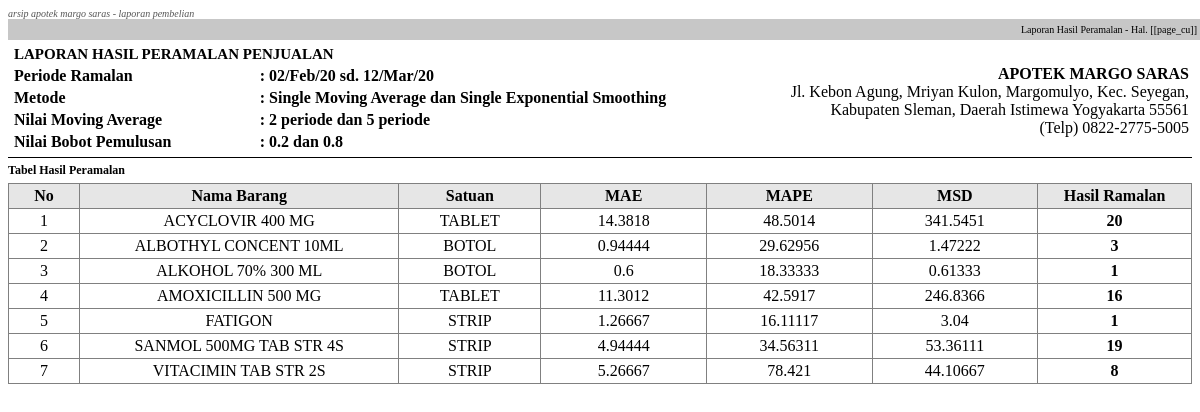
The page /laporan/isi/laporan_peramalan_multi.php?no_rml=PRM/20200201/003 on the database its author committed.
### tables this page shows
CREATE TABLE IF NOT EXISTS `tbl_peramalan` (
  `no_rml` varchar(16) NOT NULL,
  `tgl_rml` date NOT NULL,
  `periode_rml` varchar(30) NOT NULL,
  `jml_obat` int(11) NOT NULL,
  `nilai_ma1` int(11) NOT NULL,
  `nilai_ma2` int(11) NOT NULL,
  `nilai_alpha1` double NOT NULL,
  `nilai_alpha2` double NOT NULL,
  PRIMARY KEY (`no_rml`)
);

CREATE TABLE IF NOT EXISTS `tbl_barangramal` (
  `no_barangramal` varchar(16) NOT NULL,
  `no_rml` varchar(16) NOT NULL,
  `kd_barang` varchar(18) NOT NULL,
  `nm_barang` varchar(80) NOT NULL,
  `sat_barang` varchar(11) NOT NULL,
  `mtd_terbaik` enum('SMA','SES') NOT NULL,
  `hasil_rml` double NOT NULL,
  PRIMARY KEY (`no_barangramal`),
  KEY `tbl_barangramal_no_ramal` (`no_rml`),
  KEY `tbl_barangramal_kd_barang` (`kd_barang`)
);

CREATE TABLE IF NOT EXISTS `tbl_metode_ses` (
  `no_mtd_ses` varchar(16) NOT NULL,
  `no_barangramal` varchar(16) NOT NULL,
  `mae_ses1` double NOT NULL,
  `mae_ses2` double NOT NULL,
  `mape_ses1` double NOT NULL,
  `mape_ses2` double NOT NULL,
  `msd_ses1` double NOT NULL,
  `msd_ses2` double NOT NULL,
  `hasil_ses1` double NOT NULL,
  `hasil_ses2` double NOT NULL,
  `stat_ses1` enum('baik','kurang') DEFAULT NULL,
  `stat_ses2` enum('baik','kurang') NOT NULL,
  PRIMARY KEY (`no_mtd_ses`),
  KEY `mtd_ses_no_barangramal` (`no_barangramal`)
);

CREATE TABLE IF NOT EXISTS `tbl_metode_sma` (
  `no_mtd_sma` varchar(16) NOT NULL,
  `no_barangramal` varchar(16) NOT NULL,
  `mae_sma1` double NOT NULL,
  `mae_sma2` double NOT NULL,
  `mape_sma1` double NOT NULL,
  `mape_sma2` double NOT NULL,
  `msd_sma1` double NOT NULL,
  `msd_sma2` double NOT NULL,
  `hasil_sma1` double NOT NULL,
  `hasil_sma2` double NOT NULL,
  `stat_sma1` enum('baik','kurang') NOT NULL,
  `stat_sma2` enum('baik','kurang') NOT NULL,
  PRIMARY KEY (`no_mtd_sma`),
  KEY `mtd_sma_no_barangramal` (`no_barangramal`)
);

### laporan/isi/laporan_peramalan_multi.php (the view, shortened to what this page needs)
<?php
	include '../koneksi.php';
	$no_rml = @$_GET['no_rml'];
	$query_prm = "SELECT * FROM tbl_peramalan WHERE no_rml='$no_rml'";
	$sql_prm = mysqli_query($conn, $query_prm) or die ($conn->error);
	$data_prm = mysqli_fetch_array($sql_prm);
 ?>
<link type="text/css" href="./isi/style_css/laporan_peramalan_multi.css" rel="stylesheet">
<page backtop="8mm" backbottom="8mm" backleft="0mm" backright="3mm" style="font-size: 12px;">
	<page_header class="page_header" style="text-align: right; font-size: 10px; color: #575757; font-style: italic;">
		arsip apotek margo saras - laporan pembelian
	</page_header>
	<page_footer>
		<div class="page_footer" style="width: 100%; text-align: right; vertical-align: middle; padding: 5px; background-color: #c7c7c7; font-size: 10px;">
			Laporan Hasil Peramalan - Hal. [[page_cu]]
		</div>
	</page_footer>
	<div class="page-content page-laporan-penjualan-detail">
		<div class="kotak-judul">
			<table class="tabel-judul">
				<tr>
					<td class="kolom-keterangan">
						<table class="tabel-keterangan-laporan">
							<tr>
								<td colspan="3" class="nama-laporan">LAPORAN HASIL PERAMALAN PENJUALAN</td>
							</tr>
							<tr>
								<td class="keterangan">Periode Ramalan</td>
								<td>:</td>
								<td class="isi-keterangan"><?php echo $data_prm['periode_rml']; ?></td>
							</tr>
							<tr>
								<td class="keterangan">Metode</td>
								<td>:</td>
								<td class="isi-keterangan">Single Moving Average dan Single Exponential Smoothing</td>
							</tr>
							<tr>
								<td class="keterangan">Nilai Moving Average</td>
								<td>:</td>
								<td class="isi-keterangan"><?php echo $data_prm['nilai_ma1']; ?> periode dan <?php echo $data_prm['nilai_ma2']; ?> periode</td>
							</tr>
							<tr>
								<td class="keterangan">Nilai Bobot Pemulusan</td>
								<td>:</td>
								<td class="isi-keterangan"><?php echo $data_prm['nilai_alpha1']; ?> dan <?php echo $data_prm['nilai_alpha2']; ?></td>
							</tr>
						</table>
					</td>
					<td class="kolom-nama-apotek">
						<span class="nama-apotek">APOTEK MARGO SARAS</span><br>
						Jl. Kebon Agung, Mriyan Kulon, Margomulyo, Kec. Seyegan, Kabupaten Sleman, Daerah Istimewa Yogyakarta 55561 <br>
						(Telp) 0822-2775-5005
					</td>
				</tr>
			</table>
		</div>
	</div>
	<div class="kotak-tabel-periode" style="margin-top: 5px 0; border-bottom: 1px solid;"></div>
	<div class="kotak-tabel-periode" style="width: 100%; max-width: 100%; margin: 5px 0;">
		<div class="judul-tabel" style="font-weight: bold; padding-bottom: 5px;">
			Tabel Hasil Peramalan
		</div>
		<table class="tabel-hasil" border="1" style="border-collapse: collapse;">
			<tr>
				<th class="nomor">No</th>
				<th class="nama">Nama Barang</th>
				<th class="satuan">Satuan</th>
				<th class="mae">MAE</th>
				<th class="mape">MAPE</th>
				<th class="msd">MSD</th>
				<th class="hasil">Hasil Ramalan</th>
			</tr>
		<?php
			$no=1;
			$query_obrml = "SELECT * FROM tbl_barangramal INNER JOIN tbl_peramalan ON tbl_barangramal.no_rml=tbl_peramalan.no_rml WHERE tbl_peramalan.no_rml='$no_rml'";
			$sql_obrml = mysqli_query($conn, $query_obrml) or die ($conn->error);
			while($data_obrml = mysqli_fetch_array($sql_obrml)) {
				$no_barangramal = $data_obrml['no_barangramal'];
				$mtd_terbaik = $data_obrml['mtd_terbaik'];
				if($mtd_terbaik=="SMA") {
					$query_mtd = "SELECT * FROM tbl_metode_sma WHERE no_barangramal='$no_barangramal'";
					$sql_mtd = mysqli_query($conn, $query_mtd) or die ($conn->error);
					$data_mtd = mysqli_fetch_array($sql_mtd);
					if($data_mtd['stat_sma1']=="baik") {
						$hasil_mae = $data_mtd['mae_sma1'];
						$hasil_mape = $data_mtd['mape_sma1'];
						$hasil_msd = $data_mtd['msd_sma1'];
					} else if($data_mtd['stat_sma2']=="baik") {
						$hasil_mae = $data_mtd['mae_sma2'];
						$hasil_mape = $data_mtd['mape_sma2'];
						$hasil_msd = $data_mtd['msd_sma2'];
					}
				} else if($mtd_terbaik=="SES") {
					$query_mtd = "SELECT * FROM tbl_metode_ses WHERE no_barangramal='$no_barangramal'";
					$sql_mtd = mysqli_query($conn, $query_mtd) or die ($conn->error);
					$data_mtd = mysqli_fetch_array($sql_mtd);
					if($data_mtd['stat_ses1']=="baik") {
						$hasil_mae = $data_mtd['mae_ses1'];
						$hasil_mape = $data_mtd['mape_ses1'];
						$hasil_msd = $data_mtd['msd_ses1'];
					} else if($data_mtd['stat_ses2']=="baik") {
						$hasil_mae = $data_mtd['mae_ses2'];
						$hasil_mape = $data_mtd['mape_ses2'];
						$hasil_msd = $data_mtd['msd_ses2'];
					}
				}
		 ?>
		 		<tr>
					<td class="nomor"><?php echo $no++; ?></td>
					<td align="left" class="nama"><?php echo $data_obrml['nm_barang']; ?></td>
					<td class="satuan"><?php echo $data_obrml['sat_barang']; ?></td>
					<td class="mae"><?php echo round($hasil_mae, 5); ?></td>
					<td class="mape"><?php echo round($hasil_mape, 5); ?></td>
					<td class="msd"><?php echo round($hasil_msd, 5); ?></td>
					<td class="hasil"><?php echo round($data_obrml['hasil_rml']); ?></td>
				</tr>
		 <?php } ?>
		</table>
	</div>
</page>

### laporan/isi/style_css/laporan_peramalan_multi.css (style rules this page uses)
.tabel-judul { width: 100%; }
.tabel-judul .kolom-keterangan { width: 60%; }
.tabel-judul .kolom-nama-apotek { text-align: right; padding-top: 5px; width: 40%; }
.kolom-nama-apotek .nama-apotek { font-weight: bold; }
.tabel-keterangan-laporan { width: 100%; }
.tabel-keterangan-laporan { width: 100%; font-weight: bold; }
.tabel-keterangan-laporan .nama-laporan { font-size: 15px; }
.tabel-keterangan-laporan .keterangan { width: 35%; }
.tabel-keterangan-laporan .isi-keterangan { width: 64%; }
.tabel-hasil { width: 100%; }
.tabel-hasil th { background-color: #e6e6e6; }
.tabel-hasil th, .tabel-hasil td { padding: 3px; text-align: center; vertical-align: middle; }
.tabel-hasil .nomor { width: 6%; }
.tabel-hasil .nama { width: 27%; }
.tabel-hasil .satuan { width: 12%; }
.tabel-hasil .mae { width: 14%; }
.tabel-hasil .mape { width: 14%; }
.tabel-hasil .msd { width: 14%; }
.tabel-hasil .hasil { width: 13%; font-weight: bold; }

### rows shown on the page
tbl_peramalan: periode_rml "02/Feb/20 sd. 12/Mar/20", nilai_ma1 "2", nilai_ma2 "5", nilai_alpha1 "0.2", nilai_alpha2 "0.8"
tbl_barangramal: nm_barang "ACYCLOVIR 400 MG", sat_barang "TABLET", tbl_metode_ses.mae_ses1 "14.3818", tbl_metode_ses.mape_ses1 "48.5014", tbl_metode_ses.msd_ses1 "341.5451", hasil_rml "20"
tbl_barangramal: nm_barang "ALBOTHYL CONCENT 10ML", sat_barang "BOTOL", tbl_metode_sma.mae_sma1 "0.94444", tbl_metode_sma.mape_sma1 "29.62956", tbl_metode_sma.msd_sma1 "1.47222", hasil_rml "3"
tbl_barangramal: nm_barang "ALKOHOL 70% 300 ML", sat_barang "BOTOL", tbl_metode_sma.mae_sma2 "0.6", tbl_metode_sma.mape_sma2 "18.33333", tbl_metode_sma.msd_sma2 "0.61333", hasil_rml "1"
tbl_barangramal: nm_barang "AMOXICILLIN 500 MG", sat_barang "TABLET", tbl_metode_ses.mae_ses1 "11.3012", tbl_metode_ses.mape_ses1 "42.5917", tbl_metode_ses.msd_ses1 "246.8366", hasil_rml "16"
tbl_barangramal: nm_barang "FATIGON", sat_barang "STRIP", tbl_metode_sma.mae_sma2 "1.26667", tbl_metode_sma.mape_sma2 "16.11117", tbl_metode_sma.msd_sma2 "3.04", hasil_rml "1"
tbl_barangramal: nm_barang "SANMOL 500MG TAB STR 4S", sat_barang "STRIP", tbl_metode_sma.mae_sma1 "4.94444", tbl_metode_sma.mape_sma1 "34.56311", tbl_metode_sma.msd_sma1 "53.36111", hasil_rml "19"
tbl_barangramal: nm_barang "VITACIMIN TAB STR 2S", sat_barang "STRIP", tbl_metode_sma.mae_sma2 "5.26667", tbl_metode_sma.mape_sma2 "78.421", tbl_metode_sma.msd_sma2 "44.10667", hasil_rml "8"
